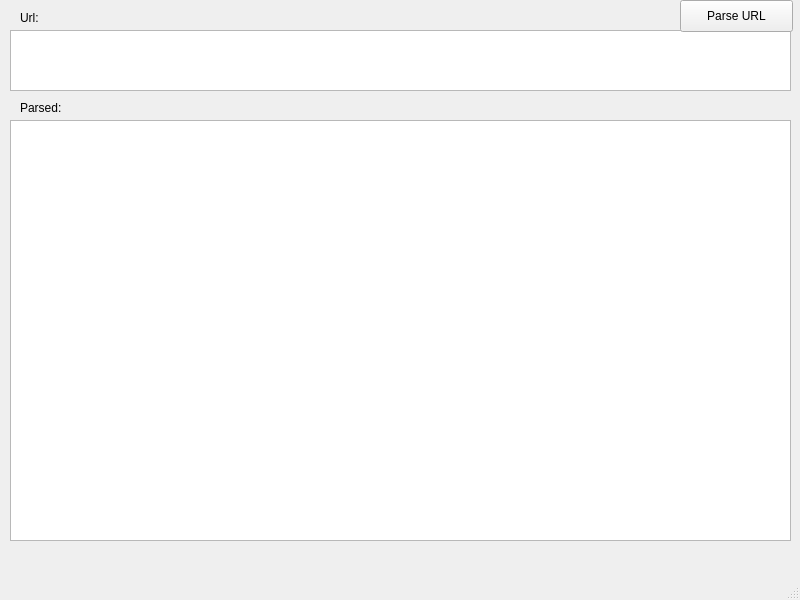
<?xml version="1.0" encoding="UTF-8"?>
<ui version="4.0">
 <class>MainWindow</class>
 <widget class="QMainWindow" name="MainWindow">
  <property name="geometry">
   <rect>
    <x>0</x>
    <y>0</y>
    <width>800</width>
    <height>600</height>
   </rect>
  </property>
  <property name="minimumSize">
   <size>
    <width>800</width>
    <height>600</height>
   </size>
  </property>
  <property name="maximumSize">
   <size>
    <width>800</width>
    <height>600</height>
   </size>
  </property>
  <property name="windowTitle">
   <string>MainWindow</string>
  </property>
  <widget class="QWidget" name="centralwidget">
   <widget class="QTextEdit" name="originalUrl">
    <property name="geometry">
     <rect>
      <x>10</x>
      <y>30</y>
      <width>781</width>
      <height>61</height>
     </rect>
    </property>
   </widget>
   <widget class="QTextEdit" name="parsedUrl">
    <property name="geometry">
     <rect>
      <x>10</x>
      <y>120</y>
      <width>781</width>
      <height>421</height>
     </rect>
    </property>
   </widget>
   <widget class="QLabel" name="label">
    <property name="geometry">
     <rect>
      <x>20</x>
      <y>10</y>
      <width>101</width>
      <height>16</height>
     </rect>
    </property>
    <property name="text">
     <string>Url:</string>
    </property>
   </widget>
   <widget class="QLabel" name="label_2">
    <property name="geometry">
     <rect>
      <x>20</x>
      <y>100</y>
      <width>60</width>
      <height>16</height>
     </rect>
    </property>
    <property name="text">
     <string>Parsed:</string>
    </property>
   </widget>
   <widget class="QPushButton" name="pushButton">
    <property name="geometry">
     <rect>
      <x>680</x>
      <y>0</y>
      <width>113</width>
      <height>32</height>
     </rect>
    </property>
    <property name="text">
     <string>Parse URL</string>
    </property>
   </widget>
  </widget>
  <widget class="QMenuBar" name="menubar">
   <property name="geometry">
    <rect>
     <x>0</x>
     <y>0</y>
     <width>800</width>
     <height>22</height>
    </rect>
   </property>
  </widget>
  <widget class="QStatusBar" name="statusbar"/>
 </widget>
 <resources/>
 <connections/>
</ui>
